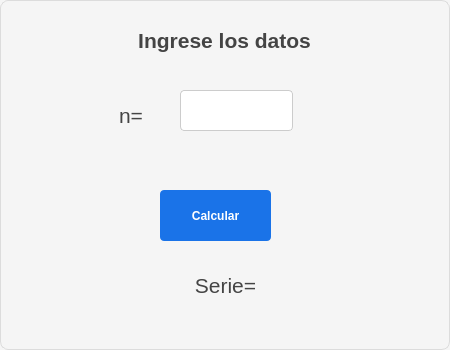
<?xml version="1.0" encoding="UTF-8"?>
<ui version="4.0">
 <class>Dialog</class>
 <widget class="QDialog" name="Dialog">
  <property name="geometry">
   <rect>
    <x>0</x>
    <y>0</y>
    <width>450</width>
    <height>350</height>
   </rect>
  </property>
  <property name="font">
   <font>
    <pointsize>10</pointsize>
   </font>
  </property>
  <property name="windowTitle">
   <string>Sumatoria</string>
  </property>
  <property name="styleSheet">
   <string notr="true">/* Estilo general del diálogo */
QDialog {
    background-color: #f5f5f5;   /* Fondo claro */
    border: 1px solid #dcdcdc;   /* Borde sutil */
    border-radius: 8px;          /* Esquinas suaves */
    color: #333333;              /* Texto neutro */
}

/* Etiquetas */
QLabel {
    color: #444444;              /* Gris oscuro para contraste */
    padding: 4px;
}

/* Campos de texto */
QLineEdit {
    background-color: #ffffff;   /* Fondo blanco */
    border: 1px solid #cccccc;   /* Borde suave */
    border-radius: 4px;
    padding: 6px;
    selection-background-color: #87cefa; /* Azul claro al seleccionar */
    selection-color: #000000;
}

QLineEdit:focus {
    border: 1px solid #1a73e8;   /* Azul corporativo al enfocar */
    background-color: #fafafa;
}

/* Botones */
QPushButton {
    background-color: #1a73e8;   /* Azul profesional */
    color: #ffffff;
    border: none;
    border-radius: 4px;
    padding: 8px 14px;
    font-weight: bold;
}

QPushButton:hover {
    background-color: #1669c1;   /* Azul más intenso al pasar el cursor */
}

QPushButton:pressed {
    background-color: #0d47a1;   /* Azul profundo al presionar */
}

QPushButton:disabled {
    background-color: #e0e0e0;   /* Gris claro para deshabilitado */
    color: #888888;
}
</string>
  </property>
  <widget class="QLabel" name="label">
   <property name="geometry">
    <rect>
     <x>14</x>
     <y>15</y>
     <width>421</width>
     <height>51</height>
    </rect>
   </property>
   <property name="font">
    <font>
     <pointsize>16</pointsize>
     <weight>75</weight>
     <bold>true</bold>
    </font>
   </property>
   <property name="text">
    <string>Ingrese los datos</string>
   </property>
   <property name="alignment">
    <set>Qt::AlignCenter</set>
   </property>
  </widget>
  <widget class="QLabel" name="label_2">
   <property name="geometry">
    <rect>
     <x>110</x>
     <y>100</y>
     <width>81</width>
     <height>31</height>
    </rect>
   </property>
   <property name="font">
    <font>
     <pointsize>16</pointsize>
    </font>
   </property>
   <property name="text">
    <string>n=</string>
   </property>
  </widget>
  <widget class="QLabel" name="lbl_serie">
   <property name="geometry">
    <rect>
     <x>50</x>
     <y>260</y>
     <width>351</width>
     <height>51</height>
    </rect>
   </property>
   <property name="font">
    <font>
     <pointsize>16</pointsize>
    </font>
   </property>
   <property name="text">
    <string>Serie=</string>
   </property>
   <property name="alignment">
    <set>Qt::AlignCenter</set>
   </property>
  </widget>
  <widget class="QLineEdit" name="ent_n">
   <property name="geometry">
    <rect>
     <x>180</x>
     <y>90</y>
     <width>113</width>
     <height>41</height>
    </rect>
   </property>
   <property name="font">
    <font>
     <pointsize>16</pointsize>
    </font>
   </property>
  </widget>
  <widget class="QPushButton" name="btn_calcular">
   <property name="geometry">
    <rect>
     <x>160</x>
     <y>190</y>
     <width>111</width>
     <height>51</height>
    </rect>
   </property>
   <property name="font">
    <font>
     <weight>75</weight>
     <bold>true</bold>
    </font>
   </property>
   <property name="text">
    <string>Calcular</string>
   </property>
  </widget>
 </widget>
 <resources/>
 <connections/>
</ui>
